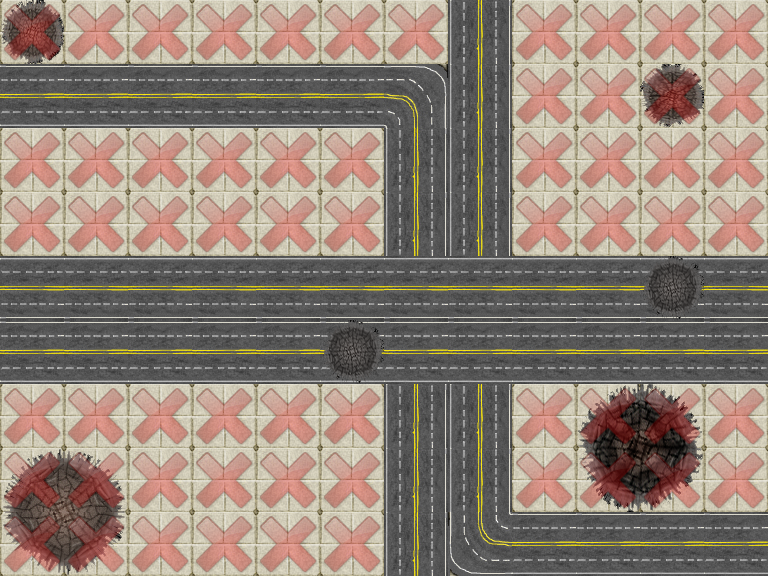

Rendered tile map (Tiled .tmx) drawn with the repository's tilesets; below, a short description and the map source with its tile grids summarised:
An orthogonal 12x9 tile map with 64x64 px tiles, 3 tile layers (fundo, crateras, egl_colide), 3 tilesets.

<map version="1.0" orientation="orthogonal" width="12" height="9" tilewidth="64" tileheight="64">
 <tileset firstgid="1" name="road1" tilewidth="64" tileheight="64">
  <image source="road1.png" width="256" height="256" />
 </tileset>
 <tileset firstgid="17" name="crater1" tilewidth="64" tileheight="64">
  <image source="crater1.png" width="256" height="256" />
 </tileset>
 <tileset firstgid="33" name="colide" tilewidth="64" tileheight="64">
  <image source="colide.png" width="64" height="64" />
  <tile id="0">
   <properties>
    <property name="egl_teste" value="" />
    <property name="egl_walk" value="1" />
   </properties>
  </tile>
 </tileset>
 <layer name="fundo" width="12" height="9">
  <data>[108 cells, 108 non-empty, 6 distinct tile ids]</data>
 </layer>
 <layer name="crateras" width="12" height="9">
  <data>[108 cells, 12 non-empty, 11 distinct tile ids]</data>
 </layer>
 <layer name="egl_colide" width="12" height="9" opacity="0.35">
  <data>[108 cells, 61 non-empty, 1 distinct tile ids]</data>
 </layer>
</map>
